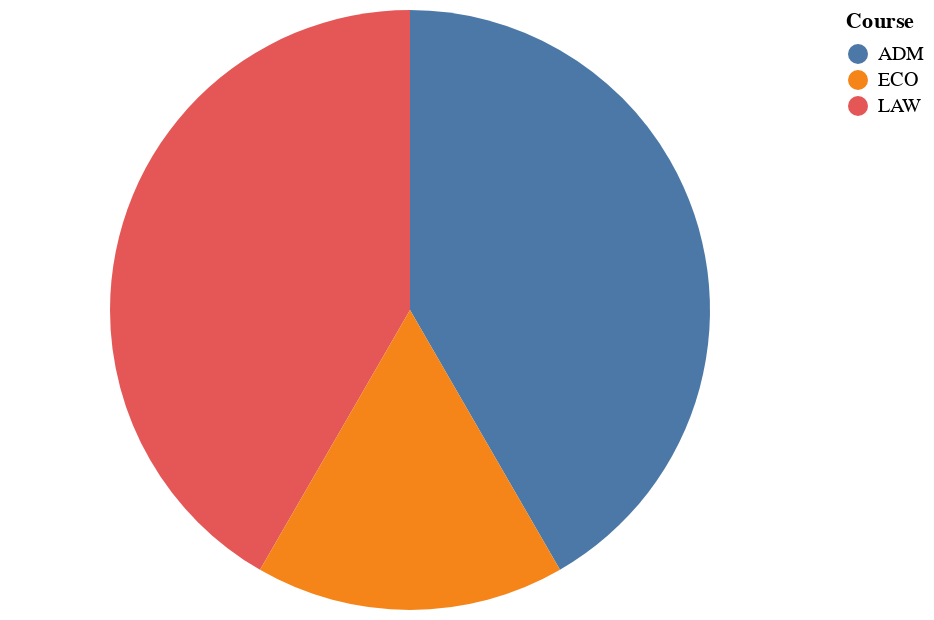

Notebook code cell kept with this figure:
### Markdown cell above
![](https://pbs.twimg.com/media/Fw7gCt_XgAEcUk0?format=png&name=small)

### Code cell
alt.Chart(df).mark_arc().encode(theta='count(Student)', color='Course')

### Figure 1 — Vega-Lite specification as saved in the notebook (floating-point values rounded to 4 significant figures)
{"config": {"view": {"continuousWidth": 400, "continuousHeight": 300}}, "data": {"name": "data-6b2b5c69c2c3e27e7e40f189da4d9bc4"}, "mark": "arc", "encoding": {"color": {"field": "Course", "type": "nominal"}, "theta": {"aggregate": "count", "field": "Student", "type": "nominal"}}, "$schema": "https://vega.github.io/schema/vega-lite/v4.17.0.json", "datasets": {"data-6b2b5c69c2c3e27e7e40f189da4d9bc4": [{"Course": "ADM", "Student": "João", "AP1": 9.0, "AP2": 8.0, "AP3": 9.0, "Grade": 8.6, "Score": "B"}, {"Course": "ADM", "Student": "Maria", "AP1": 6.0, "AP2": 4.0, "AP3": 10.0, "Grade": 6.0, "Score": "D"}, {"Course": "LAW", "Student": "José", "AP1": 4.0, "AP2": 3.0, "AP3": 4.0, "Grade": 3.6, "Score": "F"}, {"Course": "LAW", "Student": "Pedro", "AP1": 8.0, "AP2": 10.0, "AP3": 7.0, "Grade": 8.6, "Score": "B"}, {"Course": "ECO", "Student": "Paulo", "AP1": 7.5, "AP2": 8.0, "AP3": 9.5, "Grade": 8.1, "Score": "B"}, {"Course": "LAW", "Student": "Esther", "AP1": 6.0, "AP2": 4.5, "AP3": 6.0, "Grade": 5.4, "Score": "D"}, {"Course": "ADM", "Student": "Gabriel", "AP1": 8.0, "AP2": 6.0, "AP3": 8.0, "Grade": 7.2, "Score": "B"}, {"Course": "LAW", "Student": "Rafael", "AP1": 7.5, "AP2": 10.0, "AP3": 9.5, "Grade": 8.9, "Score": "B"}, {"Course": "ECO", "Student": "Davi", "AP1": 6.0, "AP2": 10.0, "AP3": 7.0, "Grade": 7.8, "Score": "B"}, {"Course": "LAW", "Student": "Silvio", "AP1": 10.0, "AP2": 9.5, "AP3": 9.5, "Grade": 9.7, "Score": "A"}, {"Course": "ADM", "Student": "Sofia", "AP1": 8.0, "AP2": 7.0, "AP3": 6.0, "Grade": 7.2, "Score": "B"}, {"Course": "ADM", "Student": "Raquel", "AP1": 4.5, "AP2": 4.0, "AP3": 4.0, "Grade": 4.2, "Score": "F"}]}}
